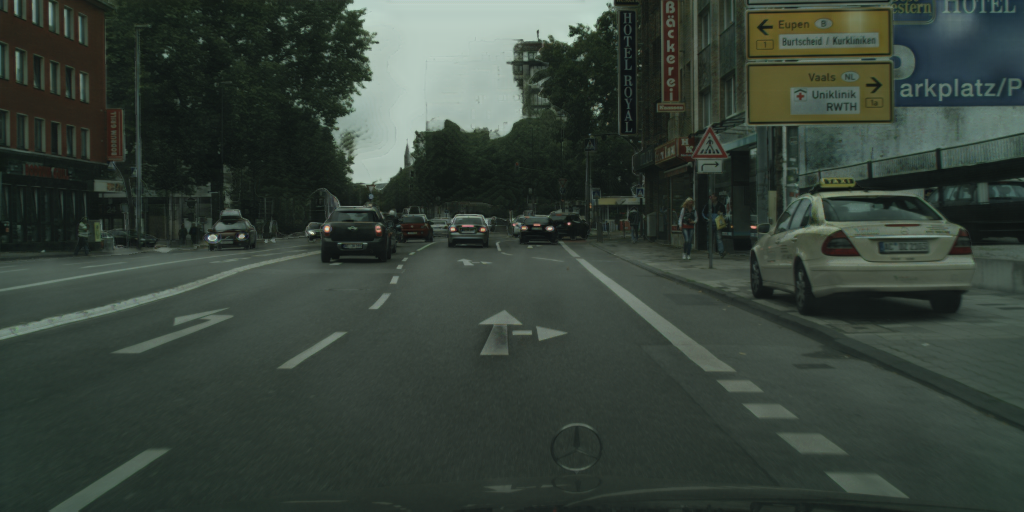
#> input picture images/aachen_000005_000019_leftImg8bit_foggy_beta_0.02_fake_0.png, 2048 x 1024 px, found by its file name (shown at 1/2 size); its folder holds only this picture in this run
$ jupyter execute Day2.ipynb
#> lines starting #> are read from the running program, lines starting #| are printed output that depends on the picture; after the words box and inside, x2 and y2 are one past the last pixel; in counts of white or black regions, pixels touching at a corner belong together
[cell 1]
import os
import cv2
import matplotlib.pyplot as plt
#first version: taking 1 ROI from each image and saving it in txt file
#second version: we want multiple rois per image
#third version: we want to know the type of each ROI when they are not all car or all people
image_folder = "/Users/niteshyadav/edge ai/images"
annotation_folder = "/Users/niteshyadav/edge ai/labels"
font = cv2.FONT_HERSHEY_SIMPLEX
fontScale =1
color = (0,0,255)
thickness = 2
imlist = os.listdir(image_folder)
for im in imlist:
    img= cv2.imread(os.path.join(image_folder, im))
#> img is the input picture: shape (1024, 2048, 3); mean B, G, R 56.5, 64.7, 53.9
    org = (10,20)
    img = cv2.putText(img, 'next', org, font, fontScale, color, thickness, cv2.LINE_AA)
#> img: shape (1024, 2048, 3); 0.04% of pixels changed, all inside (x1, y1, x2, y2) = (12, 0, 77, 23)
    org = (500,20)
    img = cv2.putText(img, 'car', org, font, fontScale, color, thickness, cv2.LINE_AA)
#> img: shape (1024, 2048, 3); mean B, G, R 56.5, 64.7, 54
    org = (1000, 20)
    img = cv2.putText(img, 'person', org, font, fontScale, color, thickness, cv2.LINE_AA)
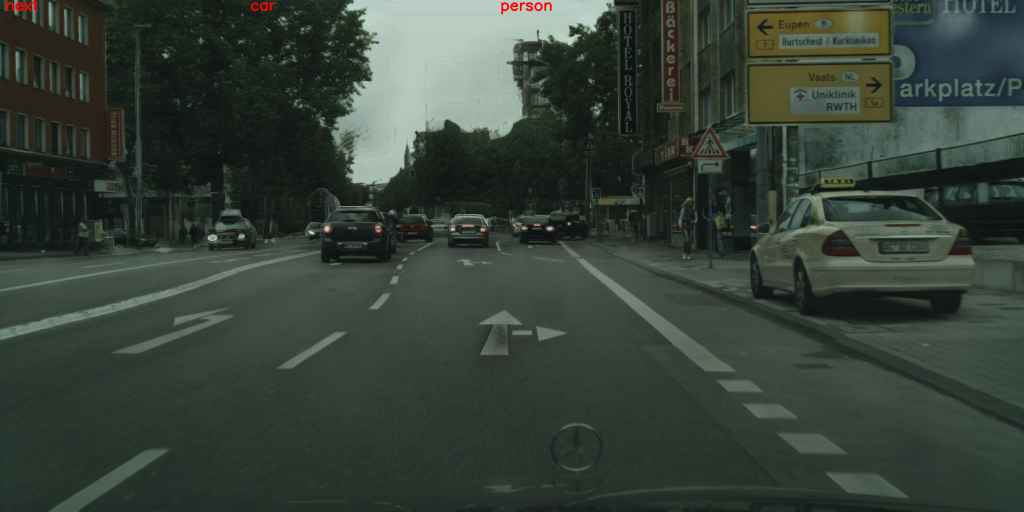
#> img: shape (1024, 2048, 3) (shown at 1/2 size); mean B, G, R 56.4, 64.6, 54.1
    frame = im[:-4] #incase your ext is jpeg or tiff, we can use frame=im.split(".")[0]
    dst_txt = frame+'.txt'
    with open(os.path.join(annotation_folder, dst_txt), 'w') as f:
        while(True):
            r = cv2.selectROI(img) #returns x0 y0 width height ->selects region
            #print(r)
            if r[0]<50 and r[1]<50: # manipulating an exit when clicked on the top left corner
                break
            s = '..'
            r1 = cv2.selectROI(img) #selects the label - car or perspn
            if(r1[0]>500 and r1[0]<520 and r1[1]>20 and r1[1]<40):
                s = 'car'
            if(r1[0]>1000 and r1[0]<1020 and r1[1]>20 and r1[1]<40):
                s = 'person'
            boxes = []
            boxess = []

            boxess = [s, r[0], r[1], r[0] + r[2], r[1]+r[3]]
            f.write('{} {} {} {} {}'.format(*boxess)+'\n')
            #there are various annotation format requirement
            #xmin ymin xmax ymax
            #xmin ymin width height
            #ymin xmin ymax xmax etc..
    f.close()

    #if we want to output normalized coordinates (between 0 and 1) in txt file, then use x = x/image_width and y = y/image_height


$ run again, on images/aachen_000011_000019_leftImg8bit_foggy_beta_0.02_fake_0.png
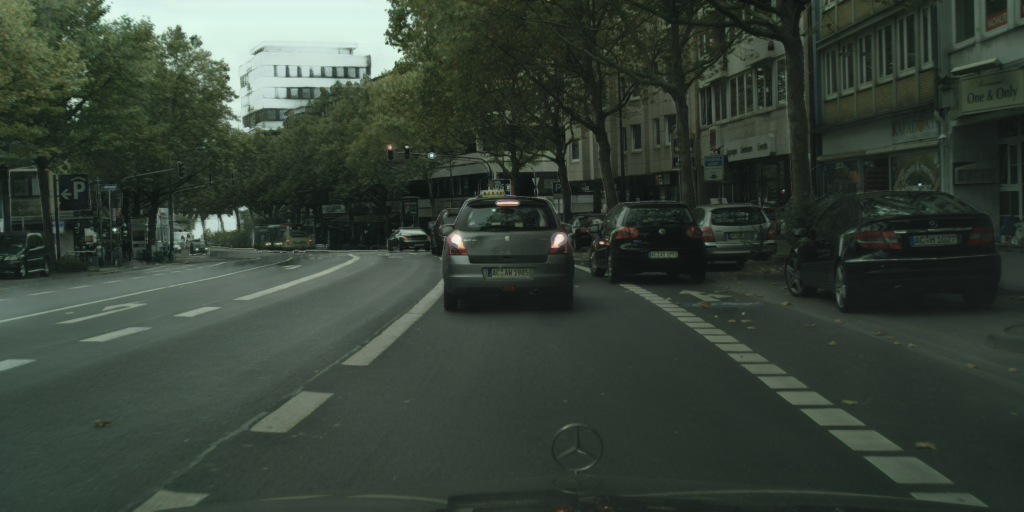
#> input picture images/aachen_000011_000019_leftImg8bit_foggy_beta_0.02_fake_0.png, 2048 x 1024 px, found by its file name (shown at 1/2 size)
#> img is the input picture: shape (1024, 2048, 3); mean B, G, R 55.1, 65.3, 54.4
#> `img = cv2.putText(img, 'person', org, font, fontScale, color, thicknes..`:
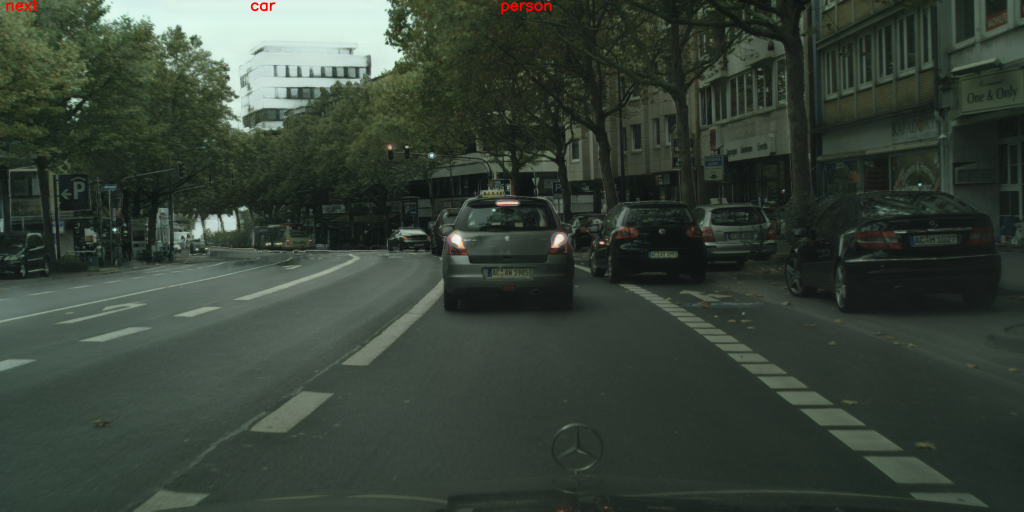
#> img: shape (1024, 2048, 3) (shown at 1/2 size); mean B, G, R 55, 65.2, 54.5

$ run again, on images/aachen_000029_000019_leftImg8bit_foggy_beta_0.02_fake_0.png
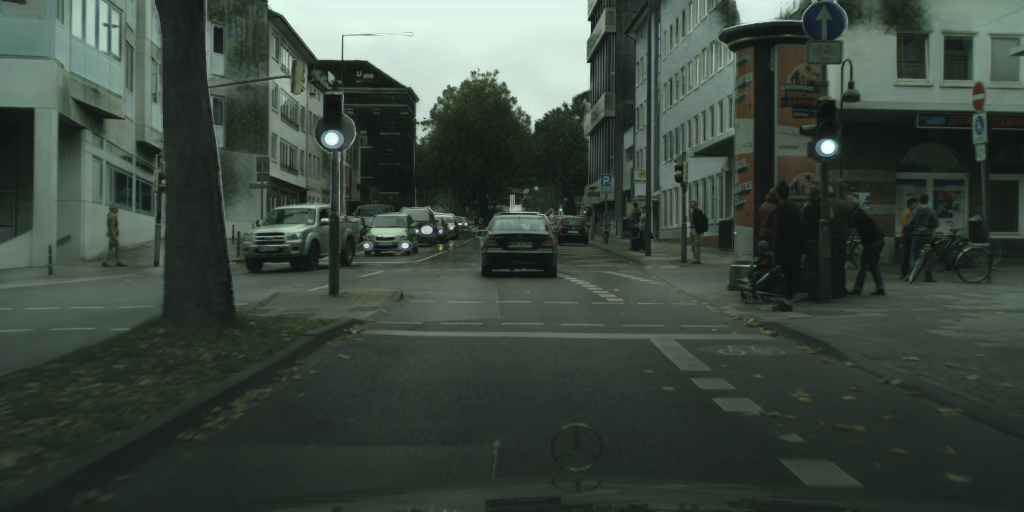
#> input picture images/aachen_000029_000019_leftImg8bit_foggy_beta_0.02_fake_0.png, 2048 x 1024 px, found by its file name (shown at 1/2 size)
#> img is the input picture: shape (1024, 2048, 3); mean B, G, R 63.2, 71.7, 60
#> `img = cv2.putText(img, 'person', org, font, fontScale, color, thicknes..`:
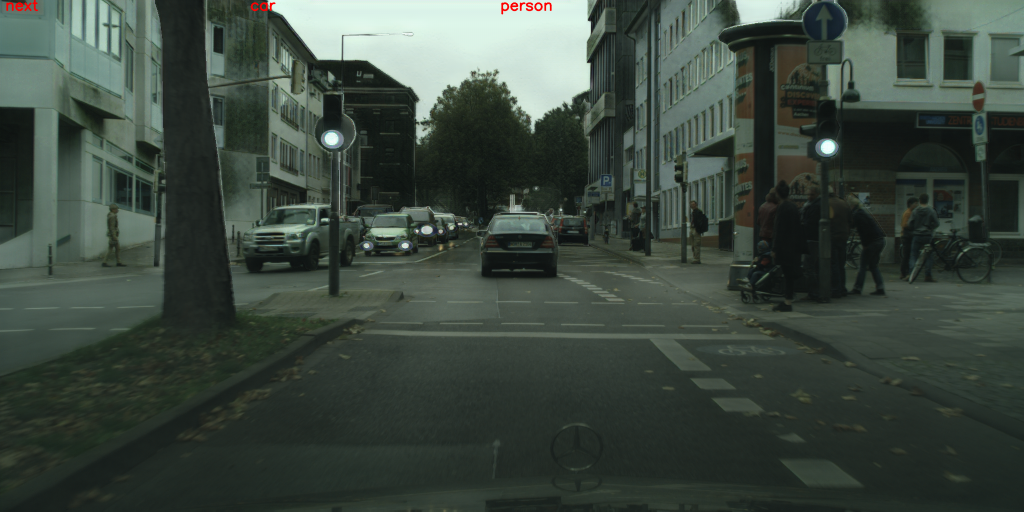
#> img: shape (1024, 2048, 3) (shown at 1/2 size); mean B, G, R 63.1, 71.6, 60
